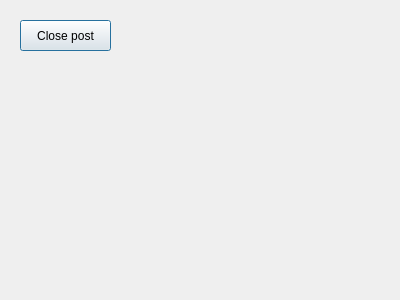
<?xml version="1.0" encoding="UTF-8"?>
<ui version="4.0">
 <class>Post_1</class>
 <widget class="QDialog" name="Post_1">
  <property name="geometry">
   <rect>
    <x>0</x>
    <y>0</y>
    <width>400</width>
    <height>300</height>
   </rect>
  </property>
  <property name="windowTitle">
   <string>Dialog</string>
  </property>
  <widget class="QPushButton" name="pushButton">
   <property name="geometry">
    <rect>
     <x>20</x>
     <y>20</y>
     <width>91</width>
     <height>31</height>
    </rect>
   </property>
   <property name="text">
    <string>Close post</string>
   </property>
  </widget>
 </widget>
 <resources/>
 <connections>
  <connection>
   <sender>pushButton</sender>
   <signal>clicked()</signal>
   <receiver>Post_1</receiver>
   <slot>close()</slot>
   <hints>
    <hint type="sourcelabel">
     <x>216</x>
     <y>117</y>
    </hint>
    <hint type="destinationlabel">
     <x>215</x>
     <y>178</y>
    </hint>
   </hints>
  </connection>
 </connections>
</ui>
